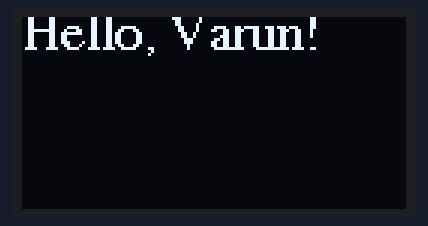
Recording of a sketch running on a simulated Arduino Uno, built with avr-gcc and run on an emulated ATmega328P. Shown: 128×64 one-colour display.

Above: at 2.1 s.

The sketch:

OLED_Module.ino
```cpp
#include <Wire.h>
#include <Adafruit_GFX.h>
#include <Adafruit_SSD1306.h>
#include <Fonts/FreeSerif9pt7b.h>

#define screen_width 128 //display width in pixels
#define screen_height 64 //

//Instance
Adafruit_SSD1306 display(screen_width, screen_height, &Wire, -1);

void setup()
{
  Serial.begin(115200);

  if(!display.begin(SSD1306_SWITCHCAPVCC, 0x3C))
  {
    Serial.println(F("SSD1306 allocation failed"));
    for(;;);
}
  delay(2000);

  display.setFont(&FreeSerif9pt7b);
  display.clearDisplay();
  display.setTextSize(1);
  display.setTextColor(WHITE);
  display.setCursor(0,10);
  // Display static text
  display.println("Hello, Varun!");
  display.display();
  delay(100);
  }
void loop()
{
   /*display.startscrollright(0x00, 0x0F);
  delay(2000);
  display.stopscroll();
  delay(1000);
  display.startscrollleft(0x00, 0x0F);
  delay(2000);
  display.stopscroll();
  delay(1000);
  display.startscrolldiagright(0x00, 0x07);
  delay(2000);
  display.startscrolldiagleft(0x00, 0x07);
  delay(2000);
  display.stopscroll();
  delay(1000);
  */
}
```
